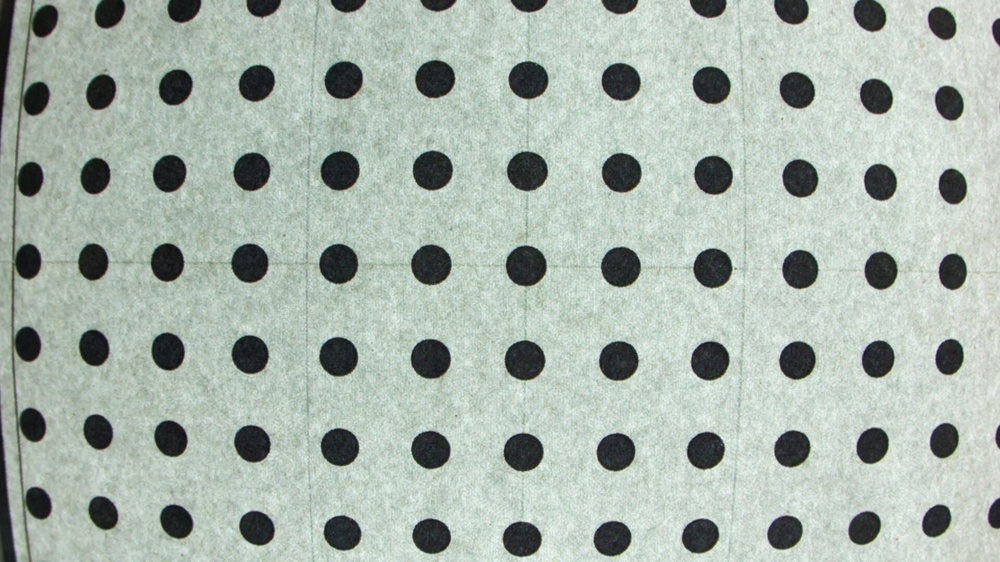
#> input picture Pictures/RecentCalibrationPicture.jpg, 1000 x 562 px, shrunk from 1920 x 1080 before the run, found by its file name
$ python Simple_CircleFinder.py
#> lines starting #> are read from the running program, lines starting #| are printed output that depends on the picture
#!/usr/bin/env python3
import cv2
import numpy as np
import matplotlib.pyplot as plt
import time

start= time.time()
#quit()
# Load image in grayscale
img_gray = cv2.imread("Pictures/RecentCalibrationPicture.jpg", cv2.IMREAD_GRAYSCALE)
#> img_gray: shape (562, 1000); min 13, max 247, mean 176.3


#crop the image
#img_gray = img_gray[1320:1570, 1625:1895] #[y1:y2, x1:x2]


#inspect image
# ~ plt.imshow(img_gray, cmap="gray")
# ~ plt.title("Gray Image")
# ~ plt.axis("off")
# ~ plt.show()
# ~ quit()

# Also keep a color version for drawing
img_color = cv2.cvtColor(img_gray, cv2.COLOR_GRAY2BGR)

# Smooth to reduce noise
#img_blur = cv2.medianBlur(img_gray, 5) #cv2.bilateralFilter(img_gray, d=15, sigmaColor=150, sigmaSpace=150)
#img_blur0 = cv2.GaussianBlur(img_gray, (13, 13), 20)
#img_blur = cv2.medianBlur(img_blur0, 9)
# ~ plt.imshow(img_blur, cmap="gray")
# ~ plt.title("Gray Image")
# ~ plt.axis("off")
# ~ plt.show()
# ~ quit()

img_blur = cv2.GaussianBlur(img_gray, (13, 13), 0)
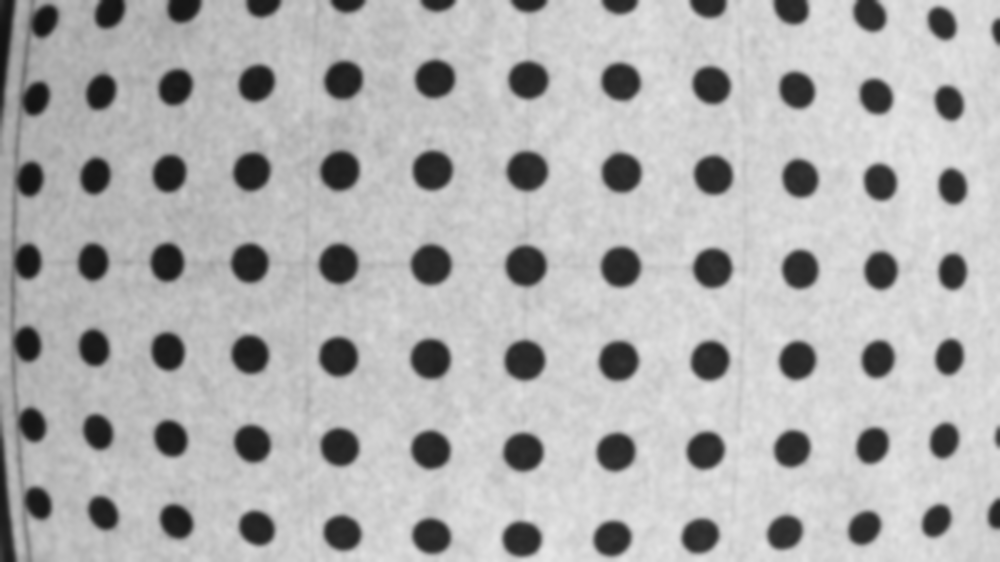
#> img_blur: shape (562, 1000); min 18, max 231, mean 176.3

# Plot image
fig, ax = plt.subplots()
ax.imshow(img_blur, cmap="gray")
ax.set_title("Detected Circles")
ax.invert_yaxis()   # so (0,0) is top-left like in OpenCV


# Detect circles
circles = cv2.HoughCircles(
    img_blur,
    cv2.HOUGH_GRADIENT,
    dp=1, #1 or 2, 1
    minDist=30,
    param1=200,  # upper threshold for Canny edge detector
    param2=20, # accumulator threshold for center detection
    minRadius=10,
    maxRadius=60
)
#> circles = 78 rows, first 8: [526.5, 170.5, 19.6], [525.5, 265.5, 20.5], [432.5, 169.5, 19.9], [621.5, 172.5, 19.2], [712.5, 267.5, 19.9], [338.5, 263.5, 20], [522.5, 451.5, 19.3], [524.5, 360.5, 20.4]

if circles is not None:
    circles = np.uint16(np.around(circles))
#> circles = 78 rows, first 8: [526, 170, 20], [526, 266, 20], [432, 170, 20], [622, 172, 19], [712, 268, 20], [338, 264, 20], [522, 452, 19], [524, 360, 20]
    for x, y, r in circles[0, :]:
        # Outline circle in red
        circ = plt.Circle((x, y), r, color="red", fill=False, linewidth=2)
        ax.add_patch(circ)
        # Mark center in blue
        ax.plot(x, y, "bo")
        print(f"Circle center=({x},{y}), radius={r}")
#> this loop made 78 passes
#> (x, y, r) on passes 1 to 12: (526, 170, 20), (526, 266, 20), (432, 170, 20), (622, 172, 19), (712, 268, 20), (338, 264, 20), (522, 452, 19), (524, 360, 20), (430, 358, 20), (434, 78, 18), (620, 266, 19), (706, 450, 18)
#| Circle center=(526,170), radius=20
#| Circle center=(526,266), radius=20
#| Circle center=(432,170), radius=20
#| Circle center=(622,172), radius=19
#| Circle center=(712,268), radius=20
#| Circle center=(338,264), radius=20
#| Circle center=(522,452), radius=19
#| Circle center=(524,360), radius=20
#> (further printed lines are left out)

# Show the result
end = time.time()     # record end time
print(f"Execution time: {end - start:.4f} seconds")
plt.show()
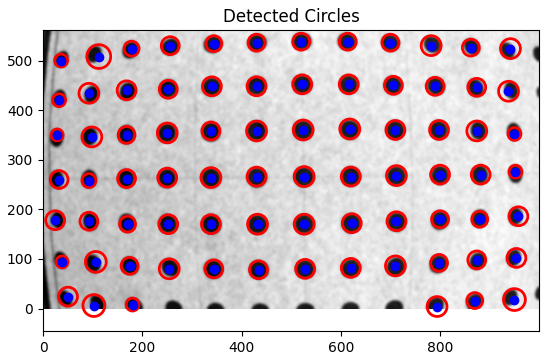
#> figure drawn by matplotlib, 1 panel
